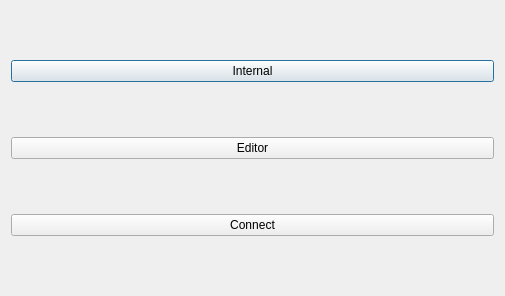
<?xml version="1.0" encoding="UTF-8"?>
<ui version="4.0">
 <class>Dialog</class>
 <widget class="QDialog" name="Dialog">
  <property name="geometry">
   <rect>
    <x>0</x>
    <y>0</y>
    <width>505</width>
    <height>296</height>
   </rect>
  </property>
  <property name="windowTitle">
   <string>Dialog</string>
  </property>
  <layout class="QVBoxLayout" name="verticalLayout">
   <item>
    <widget class="QPushButton" name="btnInternal">
     <property name="text">
      <string>Internal</string>
     </property>
    </widget>
   </item>
   <item>
    <widget class="QPushButton" name="btnEditor">
     <property name="text">
      <string>Editor</string>
     </property>
    </widget>
   </item>
   <item>
    <widget class="QPushButton" name="btnConnect">
     <property name="text">
      <string>Connect</string>
     </property>
    </widget>
   </item>
  </layout>
 </widget>
 <resources/>
 <connections>
  <connection>
   <sender>btnInternal</sender>
   <signal>clicked()</signal>
   <receiver>Dialog</receiver>
   <slot>accept()</slot>
   <hints>
    <hint type="sourcelabel">
     <x>192</x>
     <y>67</y>
    </hint>
    <hint type="destinationlabel">
     <x>229</x>
     <y>48</y>
    </hint>
   </hints>
  </connection>
 </connections>
</ui>
